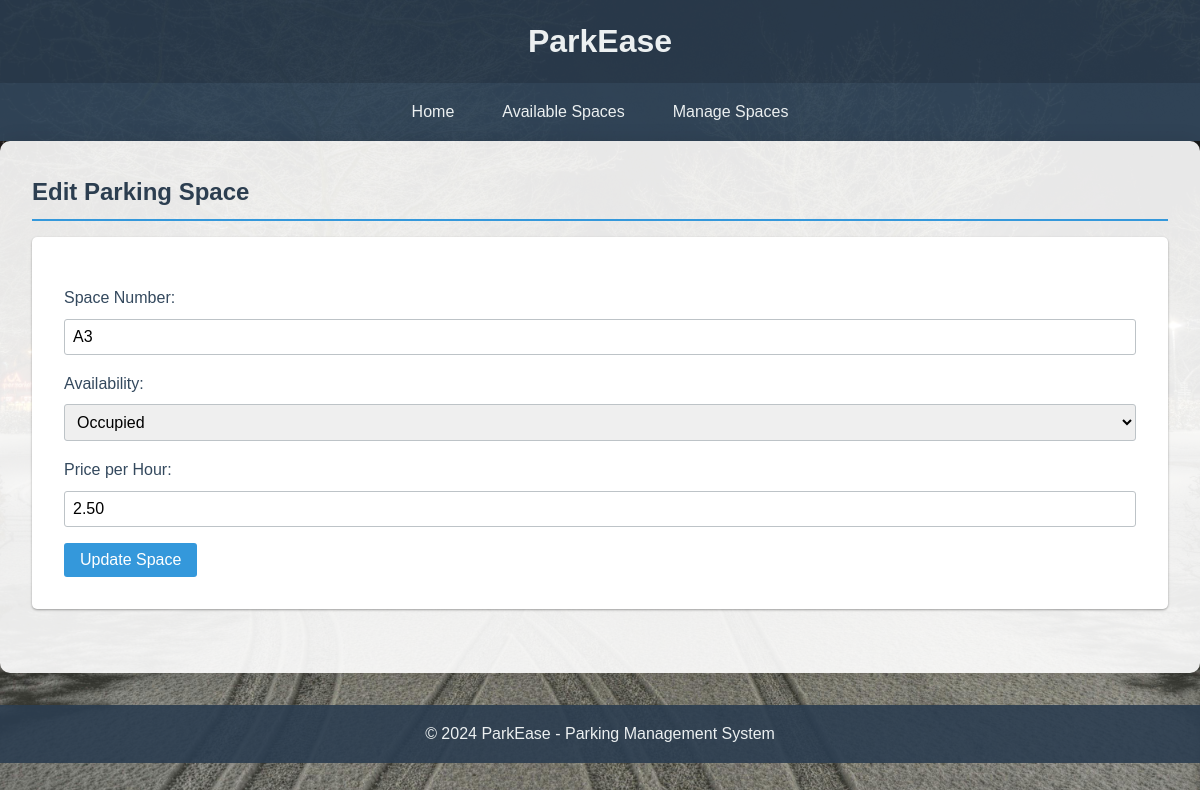
/edit_space.php?id=3, run on the app's committed database.
### tables this page shows
CREATE TABLE `parking_spaces` (
  `id` int(11) NOT NULL,
  `space_number` varchar(10) NOT NULL,
  `is_available` tinyint(1) DEFAULT 1,
  `price_per_hour` decimal(5,2) NOT NULL,
  `created_at` timestamp NOT NULL DEFAULT current_timestamp(),
  `updated_at` timestamp NOT NULL DEFAULT current_timestamp() ON UPDATE current_timestamp()
);

### ParkingSpace.php (called while the page is built, shortened)
<?php
class ParkingSpace {
    private $conn;
    private $table_name = "parking_spaces";
    public $id;
    public function __construct($db) {
        $this->conn = $db;
    }
    public function readOne() {
        $query = "SELECT * FROM " . $this->table_name . " WHERE id=:id LIMIT 0,1";
        $stmt = $this->conn->prepare($query);
        $stmt->bindParam(":id", $this->id);
        $stmt->execute();
        $row = $stmt->fetch(PDO::FETCH_ASSOC);
        $this->space_number = $row['space_number'];
        $this->is_available = $row['is_available'];
        $this->price_per_hour = $row['price_per_hour'];
    }
}
?>

### edit_space.php (the view, shortened to what this page needs)
<?php
include_once 'header.php';
include_once 'ParkingSpace.php';
$database = new Database();
$db = $database->getConnection();
$parking_space = new ParkingSpace($db);
if ($_SERVER['REQUEST_METHOD'] === 'POST') {
    $parking_space->id = $_POST['id'];
    $parking_space->space_number = $_POST['space_number'];
    $parking_space->is_available = $_POST['is_available'];
    $parking_space->price_per_hour = $_POST['price_per_hour'];
    if ($parking_space->update()) {
        $message = "Parking space updated successfully.";
    } else {
        $message = "Unable to update parking space.";
    }
} else {
    $parking_space->id = isset($_GET['id']) ? $_GET['id'] : die('ERROR: Missing ID.');
    $parking_space->readOne();
}
?>
<main>
    <h2>Edit Parking Space</h2>
    <form action="<?php echo htmlspecialchars($_SERVER["PHP_SELF"]); ?>" method="post" id="editSpaceForm">
        <label for="space_number">Space Number:</label>
        <input type="text" id="space_number" name="space_number" value="<?php echo $parking_space->space_number; ?>" required>
        <label for="is_available">Availability:</label>
        <select id="is_available" name="is_available" required>
            <option value="0" <?php echo !$parking_space->is_available ? 'selected' : ''; ?>>Occupied</option>
        </select>
        <label for="price_per_hour">Price per Hour:</label>
        <input type="number" id="price_per_hour" name="price_per_hour" step="0.01" value="<?php echo $parking_space->price_per_hour; ?>" required>
        <button type="submit">Update Space</button>
    </form>
</main>
<?php include_once 'footer.php'; ?>

### styles.css (style rules this page uses)
* { box-sizing: border-box; margin: 0; padding: 0; }
body { font-family: 'Arial', sans-serif; line-height: 1.6; color: #333; background-image: url('ParkImage.jpg'); background-size: cover; background-position: center; background-attachment: fixed; background-repeat: no-repeat; min-height: 100vh; }
main { padding: 2rem; max-width: 1200px; margin: 0 auto; background-color: rgba(255, 255, 255, 0.9); border-radius: 10px; box-shadow: 0 0 20px rgba(0, 0, 0, 0.1); }
h2 { color: #2c3e50; border-bottom: 2px solid #3498db; padding-bottom: 0.5rem; margin-bottom: 1rem; }
.feature, form, table { background-color: #ffffff; }
form { background-color: #fff; padding: 2rem; border-radius: 5px; box-shadow: 0 1px 3px rgba(0, 0, 0, 0.12), 0 1px 2px rgba(0, 0, 0, 0.24); margin-bottom: 2rem; }
label { display: block; margin-top: 1rem; color: #34495e; }
input[type="text"], input[type="number"], select { width: 100%; padding: 0.5rem; margin-top: 0.5rem; border: 1px solid #bdc3c7; border-radius: 3px; font-size: 1rem; }
button { background-color: #3498db; color: #fff; padding: 0.5rem 1rem; border: none; border-radius: 3px; cursor: pointer; font-size: 1rem; margin-top: 1rem; transition: background-color 0.3s ease; }

### data on the page
parking_spaces: space_number "A3", is_available "Occupied", price_per_hour "2.50"
